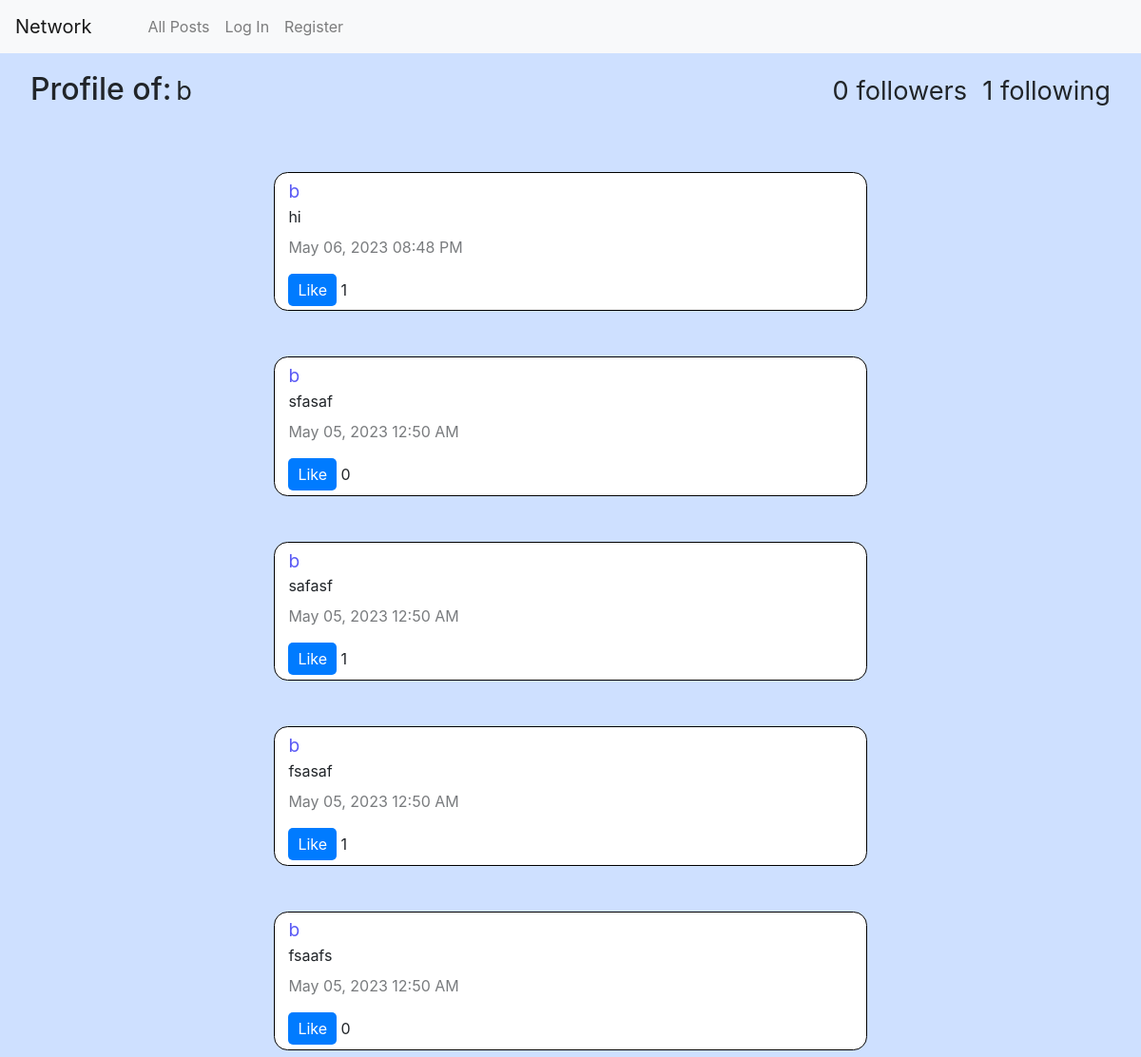
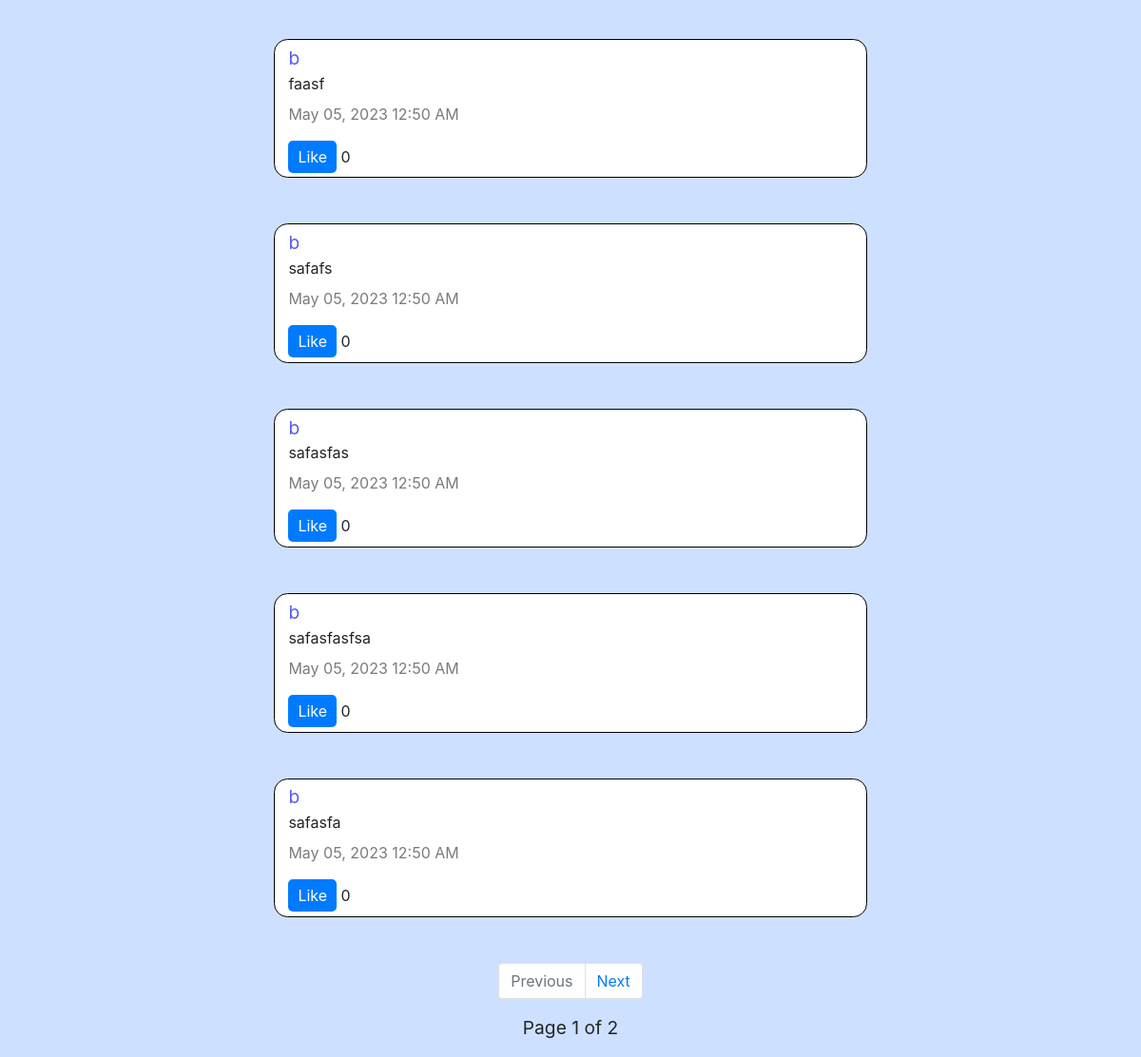
Page /b on the earlier database version (2 pictures, top to bottom).
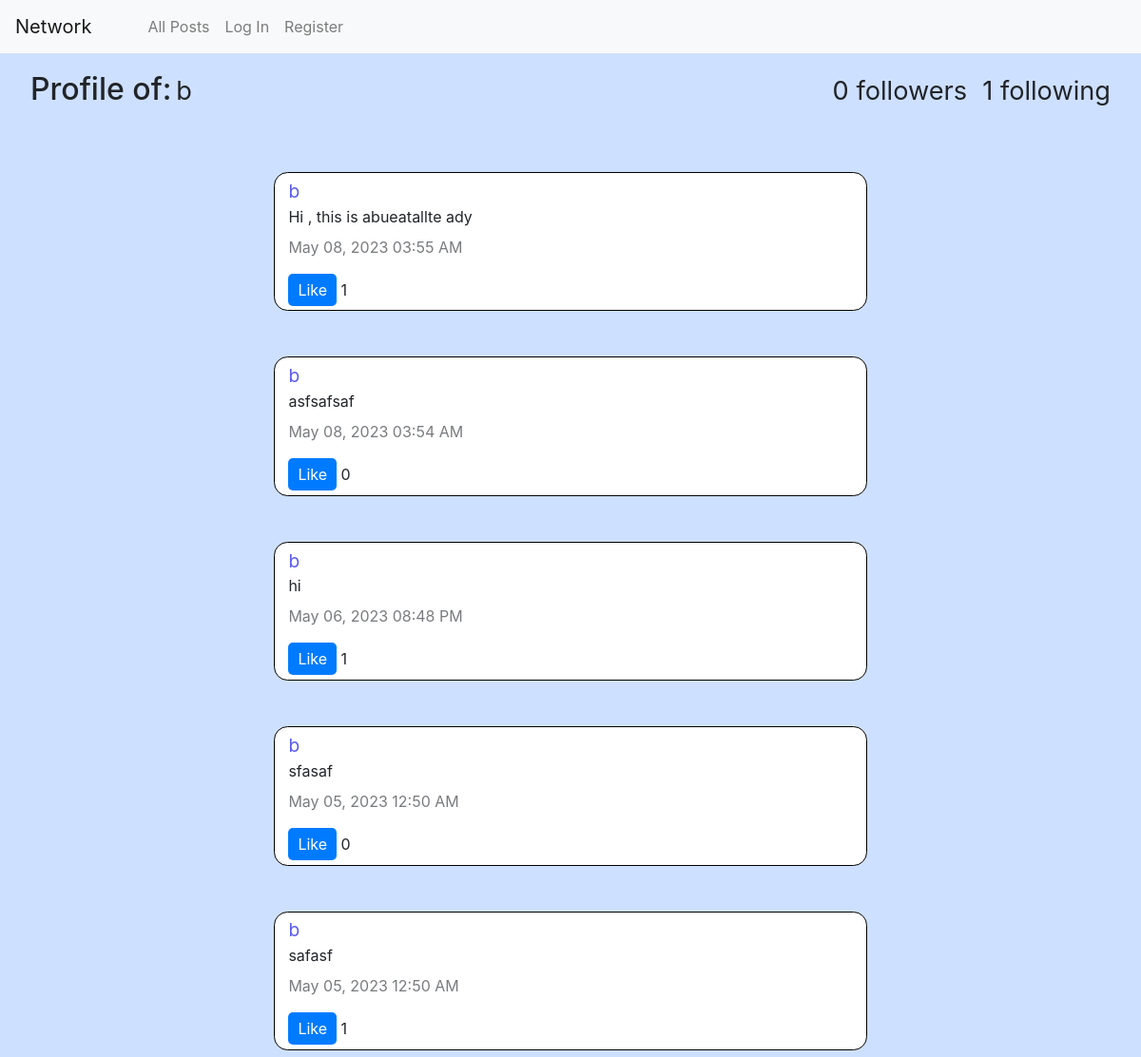
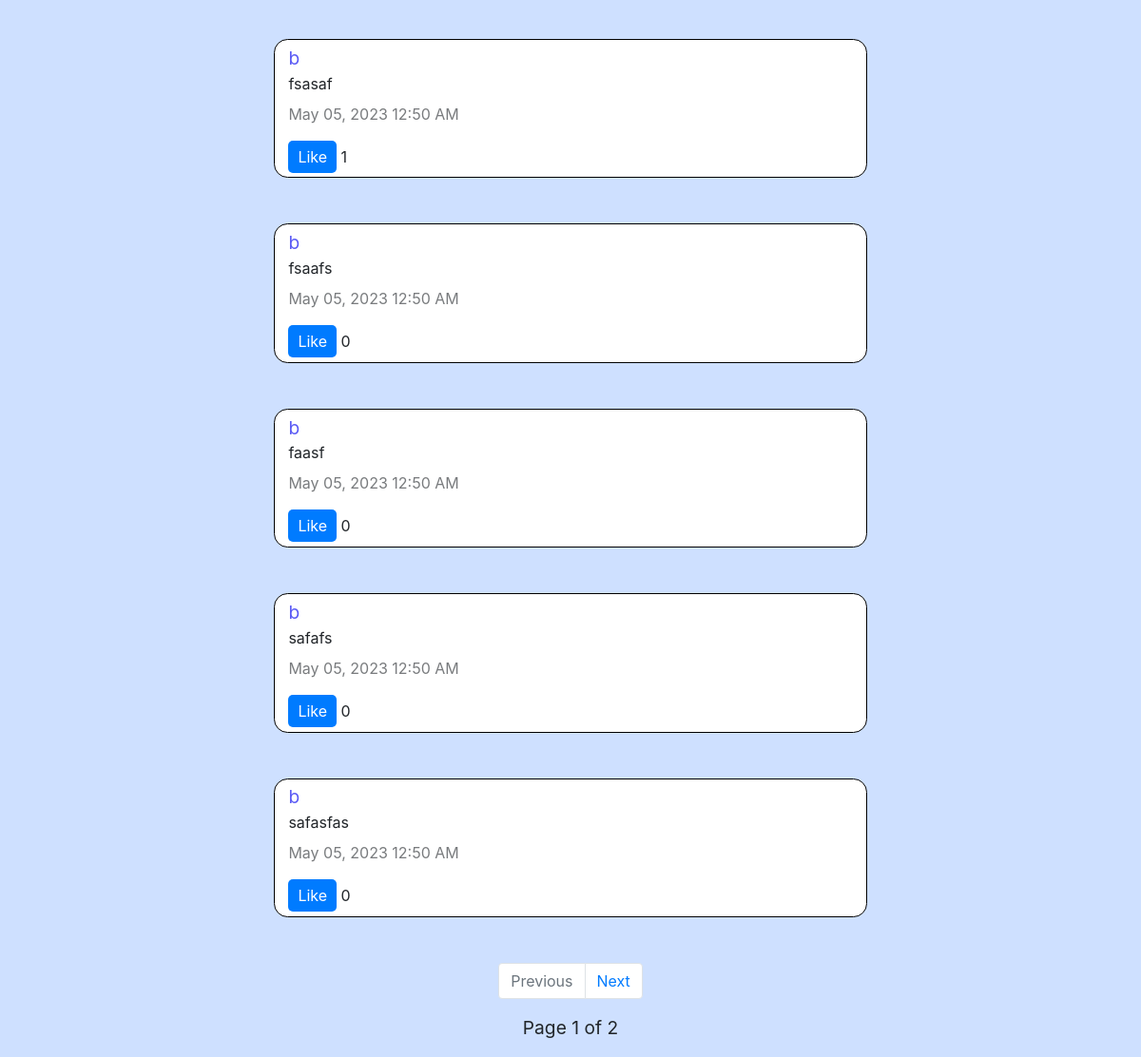
Same page on the later database version (2 pictures, top to bottom).
### network/models.py (models this page shows, shortened)
class Post(models.Model):
    id = models.AutoField(primary_key=True)
    user = models.ForeignKey(User, on_delete=models.CASCADE, related_name="poster")
    content = models.CharField(max_length=128)
    timestamp = models.CharField(max_length=64, default="bro", blank=True)
    likes = models.ManyToManyField(User, related_name="liked_posts", blank=True)
    time = models.DateTimeField(default=datetime.today())

class User(AbstractUser):
    following = models.ManyToManyField("self", symmetrical=False, related_name="followers", blank=True)

### network/views.py (the view, shortened to what this page needs)
# urls.py: path("<str:profile>", views.profile, name="profile"),
def profile(request, profile):
    user = get_object_or_404(User, username=profile)
    posts_list = Post.objects.filter(user=user).order_by('-time')
    paginator = Paginator(posts_list, 10)
    page_number = request.GET.get('page')
    page_obj = paginator.get_page(page_number)
    next = False
    if posts_list.count() > 10:
        next = True
    liked_posts = []
    return render(request, 'network/profile.html', {
        "profile": user,
        "user_posts": page_obj,
        "next": next
    })

### network/templates/network/profile.html (shortened to what this page needs)
{% extends "network/layout.html" %}
{% block body %}
    <div  id="content-wrapper">
        <div class="root" style="margin-top: 1.2rem;">
            <h2 >Profile of:</h2>
            <p>{{ profile.username }}</p>
            <p style="margin-left: auto;">{{ profile.followers.count }} followers </p>
            <p style="margin-left: 1rem; margin-right: 2rem;">{{ profile.following.count }} following</p>
        </div>
        <div id="posts">
            {% for post in user_posts %}
                {% include 'network/post.html' %}
            {% endfor %}
        </div>
        {% if next %}
        <nav aria-label="Post pages" class="nav">
            <ul class="pagination">
                {% if not user_posts.has_previous %}
                    <li class="page-item disabled">
                        <a class="page-link"  aria-disabled="true">Previous</a>
                    </li>
                {% else %}
                    <li class="page-item">
                        <a class="page-link" href="?page={{ user_posts.previous_page_number }}" tabindex="-1" aria-disabled="false">Previous</a>
                    </li>
                {% endif %}
              <li class="page-item">
                {% if user_posts.has_next %}
                    <li class="page-item">
                        <a class="page-link" href="?page={{ user_posts.next_page_number }}" tabindex="1" aria-disabled="false">Next</a>
                    </li>
                {% else %}
                    <li class="page-item disabled">
                        <a class="page-link"  aria-disabled="true">Next</a>
                    </li>
                {% endif %}
              </li>
            </ul>
            <p>Page {{ user_posts.number }} of {{ user_posts.paginator.num_pages }} </p>
        </nav>
        {% endif %}
    </div>
{% endblock %}

### network/templates/network/post.html (shortened to what this page needs)
<div class="post" data-id="{{ post.id }}">
    <div class="post-header" style="margin-left: 0.6rem;">
        <a class="kdr" href="{% url 'profile' post.user.username %}">{{ post.user.username }}</a>
        <div class="content" id="content{{ post.id }}">{{ post.content }}</div>
        <p class="timestamp" style="margin-top: 0.5rem;">{{ post.timestamp }}</p>
    </div>
    <div class="post-actions">
        <button class="like-button" data-post-id="{{ post.id }}" style="background-color: #007bff; color: #fff; border: none; padding: 5px 10px; border-radius: 5px; cursor: pointer; margin-left: 0.6rem;">
            {% if user in post.likes.all %}
            Unlike
            {% else %}
            Like
            {% endif %}
        </button>
        <span id="number{{ post.id }}" class="post-likes-count">{{ post.likes.count }}</span>
    </div>
</div>

Differences in the rows shown:
no longer on this page (row unchanged): Post: user.username "b", content "safasfasfsa", timestamp "May 05, 2023 12:50 AM", shows "Like", likes.count "0"
no longer on this page (row unchanged): Post: user.username "b", content "safasfa", timestamp "May 05, 2023 12:50 AM", shows "Like", likes.count "0"
added Post: user.username "b", content "Hi , this is abueatallte ady", timestamp "May 08, 2023 03:55 AM", shows "Like", likes.count "1"
added Post: user.username "b", content "asfsafsaf", timestamp "May 08, 2023 03:54 AM", shows "Like", likes.count "0"
